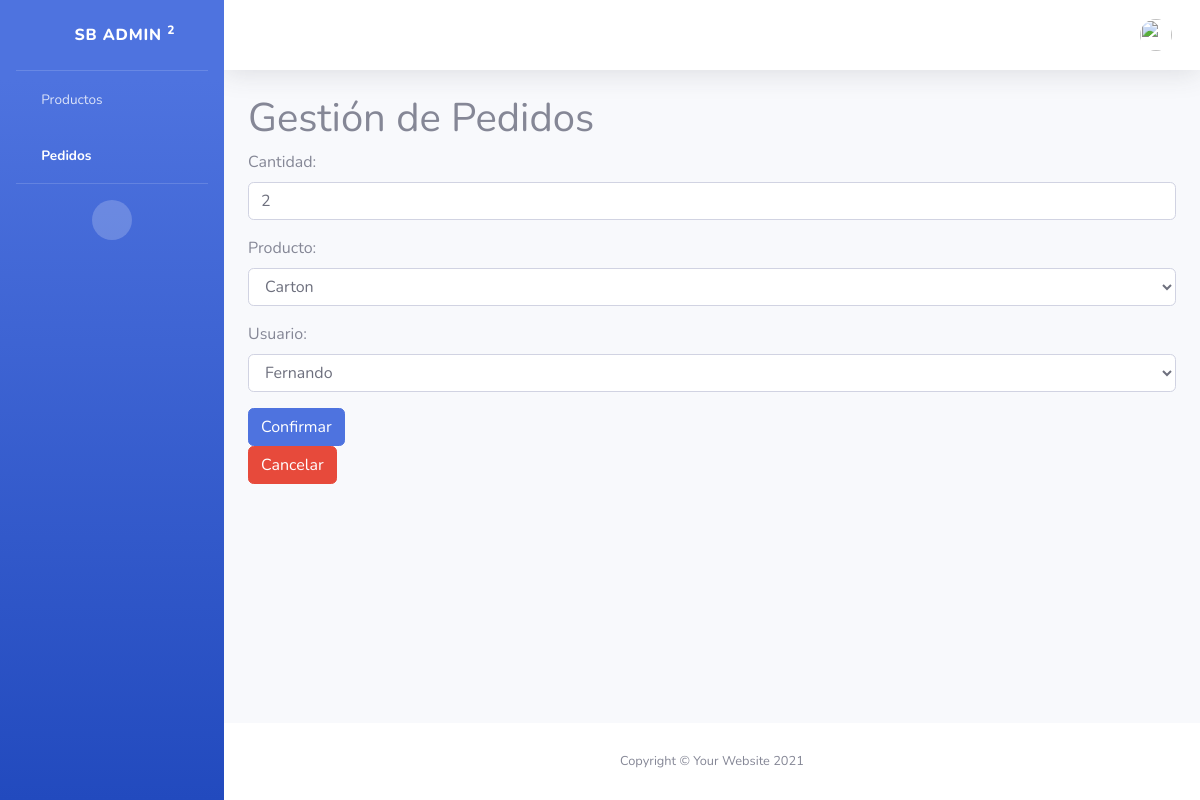
/pedidos/2/editar/ (signed in), run on the app's committed database.
### dashboard/models.py (models this page shows, shortened)
class Pedido(models.Model):
    cantidad = models.IntegerField()
    fecha = models.DateTimeField(auto_now_add=True)
    producto = models.ForeignKey(Producto, on_delete=models.CASCADE)
    usuario = models.ForeignKey(User, on_delete=models.CASCADE)

### dashboard/views.py (the view, shortened to what this page needs)
# urls.py: path('pedidos/<int:pedido_id>/editar/', views.editar_pedido, name='editar_pedido'),
@login_required
def editar_pedido(request, pedido_id):
    if request.method == 'GET':
        pedido = get_object_or_404(Pedido, pk=pedido_id)
        form=PedidoForm(instance=pedido)
        return render(request, 'editar_pedido.html', {'pedido': pedido, 'form': form})

### dashboard/forms.py
class PedidoForm(forms.ModelForm):
    class Meta:
        model = Pedido
        fields = ['cantidad', 'producto', 'usuario']
        widgets = {
            'cantidad': forms.TextInput(attrs={'class': 'form-control', 'placeholder': 'Escribe una cantidad'}),
            'producto': forms.Select(attrs={'class': 'form-control'}),
            'usuario': forms.Select(attrs={'class': 'form-control'}),
        }

### dashboard/models.py (called while the page is built)
    def __str__(self):
        return self.nombre

### dashboard/templates/editar_pedido.html (shortened to what this page needs)
{% extends 'dashboard.html' %}
{% load static %}
{% block content %}
<li class="nav-item">
    <a class="nav-link" href="/dashboard/productos">
        <i class="fas fa-fw fa-chart-area"></i>
        <span>Productos</span></a>
</li>
<li class="nav-item active">
    <a class="nav-link" href="/dashboard/pedidos">
        <i class="fas fa-fw fa-table"></i>
        <span>Pedidos</span></a>
</li>
<hr class="sidebar-divider d-none d-md-block">
<div class="text-center d-none d-md-inline">
    <button class="rounded-circle border-0" id="sidebarToggle"></button>
</div>
</ul>
<div id="content-wrapper" class="d-flex flex-column">
<div id="content">
    <nav class="navbar navbar-expand navbar-light bg-white topbar mb-4 static-top shadow">
        <ul class="navbar-nav ml-auto">
            <li class="nav-item dropdown no-arrow">
                <a class="nav-link dropdown-toggle" href="#" id="userDropdown" role="button"
                    data-toggle="dropdown" aria-haspopup="true" aria-expanded="false">
                    <img class="img-profile rounded-circle"
                        src="{% static 'dashboard/img/undraw_profile.svg' %}">
                </a>
            </li>
        </ul>
    </nav>
    <div class="container-fluid">
        <h1>Gestión de Pedidos</h1>
        <form method="POST">
            {{form.as_p}}
            <button class="btn btn-primary">
                Confirmar
            </button>
        </form>
        <a href="/dashboard/pedidos/">
            <button class="btn btn-danger">
                Cancelar
            </button>
        </a>
    </div>
{% endblock %}

### data on the page
Pedido: cantidad "2", producto "Carton", usuario "Fernando"
